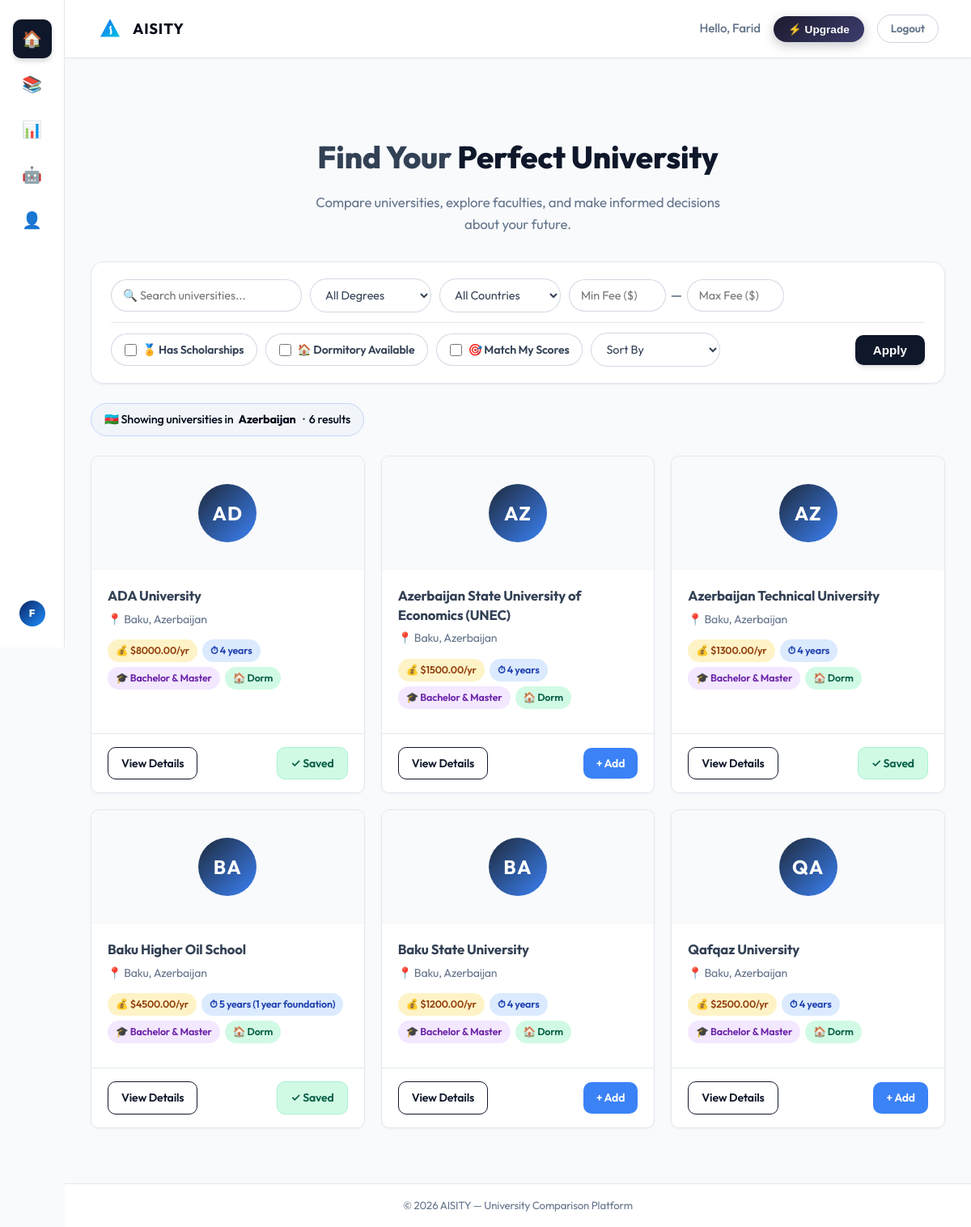
The app's page / (signed in) with its own data.
### universities/models.py (models this page shows, shortened)
class University(models.Model):
    DEGREE_CHOICES = [
        ('bachelor', 'Bachelor'),
        ('master', 'Master'),
        ('both', 'Bachelor & Master'),
    ]
    name = models.CharField(max_length=200)
    country = models.CharField(max_length=100)
    city = models.CharField(max_length=100)
    tuition_fee = models.DecimalField(max_digits=10, decimal_places=2)
    duration = models.CharField(max_length=50)
    degree_level = models.CharField(max_length=20, choices=DEGREE_CHOICES, default='both')
    description = models.TextField(blank=True)
    logo = models.ImageField(upload_to='university_logos/', blank=True, null=True)
    dormitory_available = models.BooleanField(default=False)
    scholarships = models.TextField(
        blank=True,
        help_text='Enter scholarships separated by commas e.g. "Merit Scholarship, Need-Based Grant"'
    )
    ielts_required = models.BooleanField(default=False)
    ielts_score = models.DecimalField(max_digits=3, decimal_places=1, null=True, blank=True,
                                      help_text='Minimum IELTS score e.g. 6.5')
    sat_required = models.BooleanField(default=False)
    sat_score = models.IntegerField(null=True, blank=True,
                                    help_text='Minimum SAT score e.g. 1200')
    qs_ranking = models.IntegerField(null=True, blank=True,
                                     help_text='QS World University Ranking number (lower is better)')
    created_at = models.DateTimeField(auto_now_add=True)
    class Meta:
        verbose_name_plural = 'Universities'
        ordering = ['name']

### universities/views.py (the view, shortened to what this page needs)
# urls.py: path('', views.home_view, name='home'),
@login_required
def home_view(request):
    profile = get_or_create_profile(request.user)
    if not profile.is_profile_complete():
        return redirect('role_select')
    universities = University.objects.all()
    if profile.study_location == 'azerbaijan':
        universities = universities.filter(country__iexact='Azerbaijan')
    elif profile.study_location == 'abroad':
        universities = universities.exclude(country__iexact='Azerbaijan')
    search       = request.GET.get('search', '').strip()
    degree_level = request.GET.get('degree_level', '').strip()
    country      = request.GET.get('country', '').strip()
    min_fee      = request.GET.get('min_fee', '').strip()
    max_fee      = request.GET.get('max_fee', '').strip()
    has_scholarship  = request.GET.get('has_scholarship', '').strip()
    has_dormitory    = request.GET.get('has_dormitory', '').strip()
    match_my_scores  = request.GET.get('match_my_scores', '').strip()
    sort_by          = request.GET.get('sort_by', '').strip()
    if search:
        universities = universities.filter(name__icontains=search)
    if degree_level:
        universities = universities.filter(Q(degree_level=degree_level) | Q(degree_level='both'))
    if country:
        universities = universities.filter(country__icontains=country)
    if min_fee:
        try:
            universities = universities.filter(tuition_fee__gte=float(min_fee))
        except ValueError:
            pass
    if max_fee:
        try:
            universities = universities.filter(tuition_fee__lte=float(max_fee))
        except ValueError:
            pass
    if has_scholarship == '1':
        universities = universities.exclude(scholarships='')
    if has_dormitory == '1':
        universities = universities.filter(dormitory_available=True)
    if sort_by == 'fee_asc':
        universities = universities.order_by('tuition_fee')
    elif sort_by == 'fee_desc':
        universities = universities.order_by('-tuition_fee')
    elif sort_by == 'qs_ranking':
        universities = universities.order_by('qs_ranking')
    elif sort_by == 'name':
        universities = universities.order_by('name')
    saved_ids = set(
        MyUniversity.objects.filter(user=request.user).values_list('university_id', flat=True)
    )
    all_countries = University.objects.values_list('country', flat=True).distinct().order_by('country')
    context = {
        'universities': universities,
        'saved_ids': saved_ids,
        'search': search,
        'degree_level': degree_level,
        'country': country,
        'min_fee': min_fee,
        'max_fee': max_fee,
        'has_scholarship': has_scholarship,
        'has_dormitory': has_dormitory,
        'match_my_scores': match_my_scores,
        'sort_by': sort_by,
        'all_countries': all_countries,
        'profile': profile,
    }
    return render(request, 'universities/home.html', context)

### accounts/models.py (called while the page is built)
    def is_profile_complete(self):
        return bool(self.role and self.study_location)

### universities/views.py (called while the page is built)
def get_or_create_profile(user):
    profile, _ = UserProfile.objects.get_or_create(user=user)
    return profile

### templates/universities/home.html (shortened to what this page needs)
{% extends 'base.html' %}
{% block content %}
<div class="home-wrapper">
    <div class="home-hero">
        <h1>Find Your <span class="highlight">Perfect University</span></h1>
        <p>Compare universities, explore faculties, and make informed decisions about your future.</p>
    </div>
    <div class="filter-bar">
        <form method="get" class="filter-form">
            <div class="filter-row">
                <div class="filter-group">
                    <input type="text" name="search" value="{{ search }}" placeholder="🔍 Search universities..." class="filter-input filter-search">
                </div>
                <div class="filter-group">
                    <select name="degree_level" class="filter-select">
                        <option value="">All Degrees</option>
                    </select>
                </div>
                <div class="filter-group">
                    <select name="country" class="filter-select">
                        <option value="">All Countries</option>
                    </select>
                </div>
                <div class="filter-group filter-fee">
                    <input type="number" name="min_fee" value="{{ min_fee }}" placeholder="Min Fee ($)" class="filter-input filter-small">
                    <span class="fee-dash">—</span>
                    <input type="number" name="max_fee" value="{{ max_fee }}" placeholder="Max Fee ($)" class="filter-input filter-small">
                </div>
            </div>
            <div class="filter-row filter-row-advanced">
                <label class="filter-checkbox">
                    <input type="checkbox" name="has_scholarship" value="1" {% if has_scholarship == '1' %}checked{% endif %}>
                    <span>🏅 Has Scholarships</span>
                </label>
                <label class="filter-checkbox">
                    <input type="checkbox" name="has_dormitory" value="1" {% if has_dormitory == '1' %}checked{% endif %}>
                    <span>🏠 Dormitory Available</span>
                </label>
                {% if profile.ielts_score or profile.sat_score %}
                <label class="filter-checkbox">
                    <input type="checkbox" name="match_my_scores" value="1" {% if match_my_scores == '1' %}checked{% endif %}>
                    <span>🎯 Match My Scores</span>
                </label>
                {% endif %}
                <div class="filter-group">
                    <select name="sort_by" class="filter-select filter-select-sm">
                        <option value="">Sort By</option>
                    </select>
                </div>
                <div class="filter-actions">
                    <button type="submit" class="btn-primary">Apply</button>
                </div>
            </div>
        </form>
    </div>
    <div class="location-badge">
        {% if profile.study_location == 'azerbaijan' %}
        🇦🇿 Showing universities in <strong>Azerbaijan</strong>
        {% else %}
        ✈️ Showing <strong>International</strong> universities
        {% endif %}
        &nbsp;·&nbsp; {{ universities|length }} result{{ universities|length|pluralize }}
    </div>
    {% if universities %}
    <div class="university-grid">
        {% for uni in universities %}
        <div class="uni-card">
            <div class="uni-card-logo">
                {% if uni.logo %}
                <img src="{{ uni.logo.url }}" alt="{{ uni.name }} logo">
                {% else %}
                <div class="uni-logo-placeholder">{{ uni.name|slice:":2"|upper }}</div>
                {% endif %}
            </div>
            <div class="uni-card-body">
                <h3 class="uni-card-name">{{ uni.name }}</h3>
                <p class="uni-card-location">📍 {{ uni.city }}, {{ uni.country }}</p>
                <div class="uni-card-meta">
                    <span class="meta-badge meta-fee">💰 ${{ uni.tuition_fee }}/yr</span>
                    <span class="meta-badge meta-duration">⏱ {{ uni.duration }}</span>
                    <span class="meta-badge meta-degree">🎓 {{ uni.get_degree_level_display }}</span>
                    {% if uni.dormitory_available %}<span class="meta-badge meta-dorm-yes">🏠 Dorm</span>{% endif %}
                </div>
            </div>
            <div class="uni-card-footer">
                <a href="{% url 'university_detail' uni.pk %}" class="btn-outline">View Details</a>
                {% if uni.pk in saved_ids %}
                <a href="{% url 'remove_university' uni.pk %}?next=home" class="btn-saved">✓ Saved</a>
                {% else %}
                <a href="{% url 'add_university' uni.pk %}?next=home" class="btn-add">+ Add</a>
                {% endif %}
            </div>
        </div>
        {% endfor %}
    </div>
    {% endif %}
</div>
{% endblock %}

### templates/base.html (shortened to what this page needs)
<!DOCTYPE html>
<html lang="en">
<head>
    <link rel="stylesheet" href="/static/css/main.css">
</head>
<body>
{% if user.is_authenticated %}
<div class="app-shell">
    <aside class="sidebar">
        <nav class="sidebar-nav">
            <a href="{% url 'home' %}"
               class="sidebar-link {% if request.resolver_match.url_name == 'home' %}active{% endif %}"
               data-tip="Home">🏠</a>
            <a href="{% url 'my_universities' %}"
               class="sidebar-link {% if request.resolver_match.url_name == 'my_universities' %}active{% endif %}"
               data-tip="My Universities">📚</a>
            <a href="{% url 'rank_yourself' %}"
               class="sidebar-link {% if request.resolver_match.url_name == 'rank_yourself' %}active{% endif %}"
               data-tip="Rank Yourself">📊</a>
            <a href="{% url 'chat_home' %}"
               class="sidebar-link {% if request.resolver_match.url_name == 'chat_home' or request.resolver_match.url_name == 'chat_session' %}active{% endif %}"
               data-tip="AI Consultant">🤖</a>
            <a href="{% url 'profile' %}"
               class="sidebar-link {% if request.resolver_match.url_name == 'profile' %}active{% endif %}"
               data-tip="My Account">👤</a>
        </nav>
        <div class="sidebar-bottom">
            <a href="{% url 'profile' %}" class="sidebar-avatar" data-tip="{{ user.first_name|default:user.username }}">
                {{ user.first_name|first|upper|default:user.username|first|upper }}
            </a>
        </div>
    </aside>
    <div class="main-column">
        <header class="topbar">
            <div class="topbar-left">
                <a href="{% url 'home' %}" class="topbar-brand">
                    <img src="/static/img/logo.svg" alt="AISITY" class="topbar-logo-img">
                    <span class="topbar-brand-name">AISITY</span>
                </a>
            </div>
            <div class="topbar-right">
                <span class="topbar-greeting">Hello, {{ user.first_name|default:user.username }}</span>
                <button class="btn-upgrade" onclick="document.getElementById('upgrade-modal').classList.add('open')">⚡ Upgrade</button>
                <a href="{% url 'logout' %}" class="btn-logout">Logout</a>
            </div>
        </header>
        <main class="main-content">
            {% block content %}{% endblock %}
        </main>
        <footer class="footer">
            <div class="footer-container">
                <p>© 2026 AISITY — University Comparison Platform</p>
            </div>
        </footer>
    </div>
</div>
{% endif %}
</body>
</html>

### records on screen
University: name "AD", name "ADA University", city "Baku", country "Azerbaijan", tuition_fee "8000.00", duration "4 years", degree_level "Bachelor & Master", dormitory_available "🏠 Dorm", shows "✓ Saved"
University: name "AZ", name "Azerbaijan State University of Economics (UNEC)", city "Baku", country "Azerbaijan", tuition_fee "1500.00", duration "4 years", degree_level "Bachelor & Master", dormitory_available "🏠 Dorm", shows "+ Add"
University: name "AZ", name "Azerbaijan Technical University", city "Baku", country "Azerbaijan", tuition_fee "1300.00", duration "4 years", degree_level "Bachelor & Master", dormitory_available "🏠 Dorm", shows "✓ Saved"
University: name "BA", name "Baku Higher Oil School", city "Baku", country "Azerbaijan", tuition_fee "4500.00", duration "5 years (1 year foundation)", degree_level "Bachelor & Master", dormitory_available "🏠 Dorm", shows "✓ Saved"
University: name "BA", name "Baku State University", city "Baku", country "Azerbaijan", tuition_fee "1200.00", duration "4 years", degree_level "Bachelor & Master", dormitory_available "🏠 Dorm", shows "+ Add"
University: name "QA", name "Qafqaz University", city "Baku", country "Azerbaijan", tuition_fee "2500.00", duration "4 years", degree_level "Bachelor & Master", dormitory_available "🏠 Dorm", shows "+ Add"

### other values on screen
{{ user.first_name|first|upper|default:user.username|first|upper }} "F"
{{ user.first_name|default:user.username }} "Farid"
{{ universities|length }} "6"
